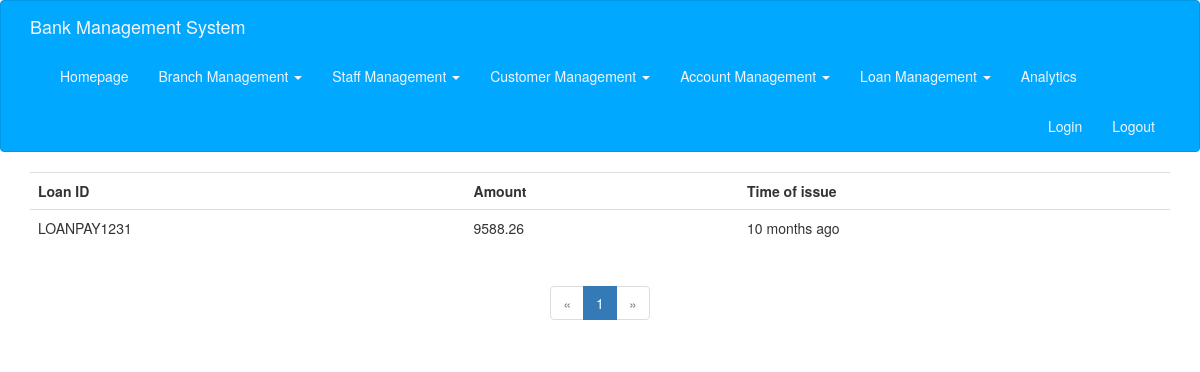
The app's page /loan_log/LOAN849530 (signed in) with its own data.
### app/models.py (models this page shows)
class LoanLog(db.Model):
    __tablename__ = "loanlogs"
    id = db.Column(db.String(30), primary_key=True)
    loan_id = db.Column(db.String(20), db.ForeignKey('loans.id'))
    date = db.Column(db.DateTime, default=datetime.utcnow)
    amount = db.Column(db.Float)

### app/main/views.py (the view)
@main.route('/loan_log/<string:loan_id>')
@login_required
def loan_log(loan_id):
    query = LoanLog.query.filter_by(loan_id=loan_id)
    page = request.args.get('page', 1, type=int)
    pagination = query.paginate(
        page, per_page=current_app.config['ITEMS_PER_PAGE'], error_out=False)
    loan_logs = pagination.items
    return render_template('loan_log.html', loan_logs=loan_logs, pagination=pagination, loan_id=loan_id)

### app/models.py (called while the page is built)
@login_manager.user_loader
def load_user(user_id):
    return SystemUser.query.get(user_id)

### app/templates/loan_log.html (shortened to what this page needs)
{% extends "base.html" %}
{% import "_macros.html" as macros %}
{% block page_content %}
<table class="table table-hover">
    <tr>
        <th>Loan ID</th>
        <th>Amount</th>
        <th>Time of issue</th>
    </tr>
    {% for a in loan_logs %}
    <tr>
        <td>{{ a.id }}</td>
        <td>{{ a.amount }}</td>
        <td>{{ moment(a.date).fromNow() }}</td>
    </tr>
    {% endfor %}
</table>
{% if pagination %}
<div class="pagination">
    {{ macros.pagination_widget(pagination, '.loan_log', loan_id=loan_id) }}
</div>
{% endif %}
{% endblock %}

### app/static/styles.css (style rules this page uses)
div.pagination { width: 100%; text-align: center; padding: 0px; margin: 0px; }

### records on screen
LoanLog: id "LOANPAY1231", amount "9588.26", date "10 months ago"

### other values on screen
{{ p }} "1"
